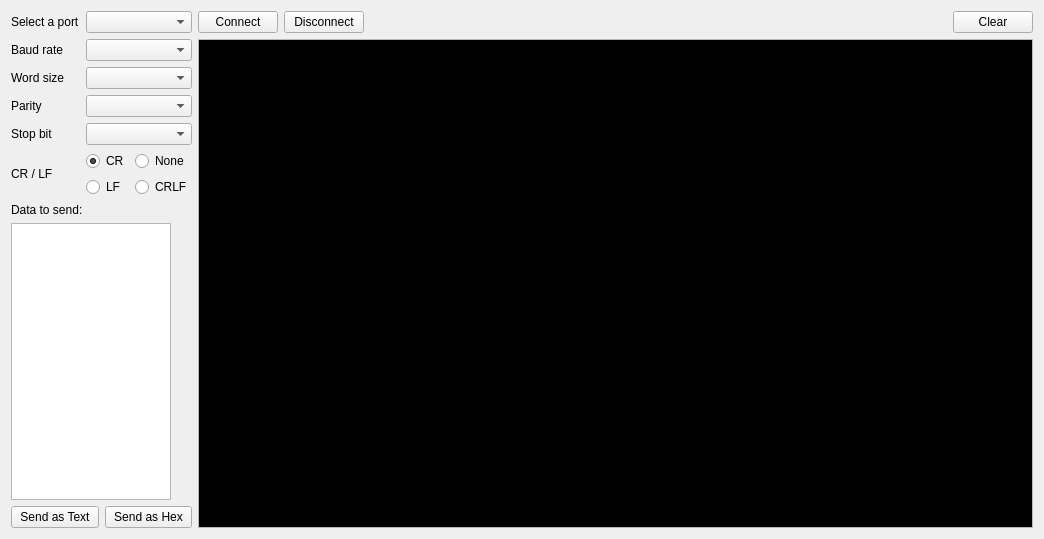
<?xml version="1.0" encoding="UTF-8"?>
<ui version="4.0">
 <class>i2c</class>
 <widget class="QWidget" name="i2c">
  <property name="geometry">
   <rect>
    <x>0</x>
    <y>0</y>
    <width>1044</width>
    <height>539</height>
   </rect>
  </property>
  <property name="windowTitle">
   <string>i2c</string>
  </property>
  <layout class="QGridLayout" name="gridLayout_5">
   <item row="0" column="0">
    <layout class="QGridLayout" name="gridLayout_4">
     <item row="0" column="0">
      <widget class="QLabel" name="label_2">
       <property name="text">
        <string>Select a port</string>
       </property>
      </widget>
     </item>
     <item row="0" column="1">
      <widget class="QComboBox" name="cbxPort"/>
     </item>
     <item row="1" column="0">
      <widget class="QLabel" name="label_34">
       <property name="text">
        <string>Baud rate</string>
       </property>
      </widget>
     </item>
     <item row="1" column="1">
      <widget class="QComboBox" name="cbxBaudRate"/>
     </item>
     <item row="2" column="0">
      <widget class="QLabel" name="label_35">
       <property name="text">
        <string>Word size</string>
       </property>
      </widget>
     </item>
     <item row="2" column="1">
      <widget class="QComboBox" name="cbxWordSize"/>
     </item>
     <item row="3" column="0">
      <widget class="QLabel" name="label_39">
       <property name="text">
        <string>Parity</string>
       </property>
      </widget>
     </item>
     <item row="3" column="1">
      <widget class="QComboBox" name="cbxParity"/>
     </item>
     <item row="4" column="0">
      <widget class="QLabel" name="label_38">
       <property name="text">
        <string>Stop bit</string>
       </property>
      </widget>
     </item>
     <item row="4" column="1">
      <widget class="QComboBox" name="cbxStopBit"/>
     </item>
     <item row="5" column="0">
      <widget class="QLabel" name="label_26">
       <property name="text">
        <string>CR / LF</string>
       </property>
      </widget>
     </item>
     <item row="5" column="1">
      <layout class="QGridLayout" name="gridLayout">
       <item row="0" column="0">
        <widget class="QRadioButton" name="rbCR">
         <property name="text">
          <string>CR</string>
         </property>
         <property name="checked">
          <bool>true</bool>
         </property>
        </widget>
       </item>
       <item row="0" column="1">
        <widget class="QRadioButton" name="rbNone">
         <property name="text">
          <string>None</string>
         </property>
        </widget>
       </item>
       <item row="1" column="0">
        <widget class="QRadioButton" name="rbLF">
         <property name="text">
          <string>LF</string>
         </property>
        </widget>
       </item>
       <item row="1" column="1">
        <widget class="QRadioButton" name="rbCRLF">
         <property name="text">
          <string>CRLF</string>
         </property>
        </widget>
       </item>
      </layout>
     </item>
    </layout>
   </item>
   <item row="0" column="1" rowspan="2">
    <layout class="QGridLayout" name="gridLayout_3">
     <item row="0" column="0">
      <layout class="QGridLayout" name="gridLayout_2">
       <item row="0" column="2">
        <spacer name="horizontalSpacer_3">
         <property name="orientation">
          <enum>Qt::Horizontal</enum>
         </property>
         <property name="sizeHint" stdset="0">
          <size>
           <width>68</width>
           <height>20</height>
          </size>
         </property>
        </spacer>
       </item>
       <item row="0" column="0">
        <widget class="QPushButton" name="btnConnect">
         <property name="text">
          <string>Connect</string>
         </property>
        </widget>
       </item>
       <item row="0" column="3">
        <widget class="QPushButton" name="btnClear">
         <property name="text">
          <string>Clear</string>
         </property>
        </widget>
       </item>
       <item row="0" column="1">
        <widget class="QPushButton" name="btnDisconnect">
         <property name="text">
          <string>Disconnect</string>
         </property>
        </widget>
       </item>
      </layout>
     </item>
     <item row="1" column="0">
      <widget class="QTextEdit" name="txtConsole">
       <property name="palette">
        <palette>
         <active>
          <colorrole role="Text">
           <brush brushstyle="SolidPattern">
            <color alpha="255">
             <red>255</red>
             <green>255</green>
             <blue>255</blue>
            </color>
           </brush>
          </colorrole>
          <colorrole role="Base">
           <brush brushstyle="SolidPattern">
            <color alpha="255">
             <red>0</red>
             <green>0</green>
             <blue>0</blue>
            </color>
           </brush>
          </colorrole>
          <colorrole role="PlaceholderText">
           <brush brushstyle="SolidPattern">
            <color alpha="128">
             <red>255</red>
             <green>255</green>
             <blue>255</blue>
            </color>
           </brush>
          </colorrole>
         </active>
         <inactive>
          <colorrole role="Text">
           <brush brushstyle="SolidPattern">
            <color alpha="255">
             <red>255</red>
             <green>255</green>
             <blue>255</blue>
            </color>
           </brush>
          </colorrole>
          <colorrole role="Base">
           <brush brushstyle="SolidPattern">
            <color alpha="255">
             <red>0</red>
             <green>0</green>
             <blue>0</blue>
            </color>
           </brush>
          </colorrole>
          <colorrole role="PlaceholderText">
           <brush brushstyle="SolidPattern">
            <color alpha="128">
             <red>255</red>
             <green>255</green>
             <blue>255</blue>
            </color>
           </brush>
          </colorrole>
         </inactive>
         <disabled>
          <colorrole role="Text">
           <brush brushstyle="SolidPattern">
            <color alpha="255">
             <red>120</red>
             <green>120</green>
             <blue>120</blue>
            </color>
           </brush>
          </colorrole>
          <colorrole role="Base">
           <brush brushstyle="SolidPattern">
            <color alpha="255">
             <red>240</red>
             <green>240</green>
             <blue>240</blue>
            </color>
           </brush>
          </colorrole>
          <colorrole role="PlaceholderText">
           <brush brushstyle="SolidPattern">
            <color alpha="128">
             <red>170</red>
             <green>255</green>
             <blue>0</blue>
            </color>
           </brush>
          </colorrole>
         </disabled>
        </palette>
       </property>
       <property name="font">
        <font>
         <family>Small Fonts</family>
         <weight>50</weight>
         <bold>false</bold>
        </font>
       </property>
       <property name="frameShape">
        <enum>QFrame::StyledPanel</enum>
       </property>
       <property name="frameShadow">
        <enum>QFrame::Sunken</enum>
       </property>
       <property name="readOnly">
        <bool>true</bool>
       </property>
      </widget>
     </item>
    </layout>
   </item>
   <item row="1" column="0">
    <layout class="QVBoxLayout" name="verticalLayout_2">
     <item>
      <layout class="QVBoxLayout" name="verticalLayout">
       <item>
        <widget class="QLabel" name="label_27">
         <property name="text">
          <string>Data to send:</string>
         </property>
        </widget>
       </item>
       <item>
        <widget class="QPlainTextEdit" name="txtValue">
         <property name="sizePolicy">
          <sizepolicy hsizetype="Preferred" vsizetype="Expanding">
           <horstretch>0</horstretch>
           <verstretch>0</verstretch>
          </sizepolicy>
         </property>
         <property name="maximumSize">
          <size>
           <width>160</width>
           <height>16777215</height>
          </size>
         </property>
        </widget>
       </item>
      </layout>
     </item>
     <item>
      <layout class="QHBoxLayout" name="horizontalLayout">
       <item>
        <widget class="QPushButton" name="btnSendAsText">
         <property name="text">
          <string>Send as Text</string>
         </property>
        </widget>
       </item>
       <item>
        <widget class="QPushButton" name="btnSendAsHex">
         <property name="text">
          <string>Send as Hex</string>
         </property>
        </widget>
       </item>
      </layout>
     </item>
    </layout>
   </item>
  </layout>
 </widget>
 <resources/>
 <connections/>
</ui>
